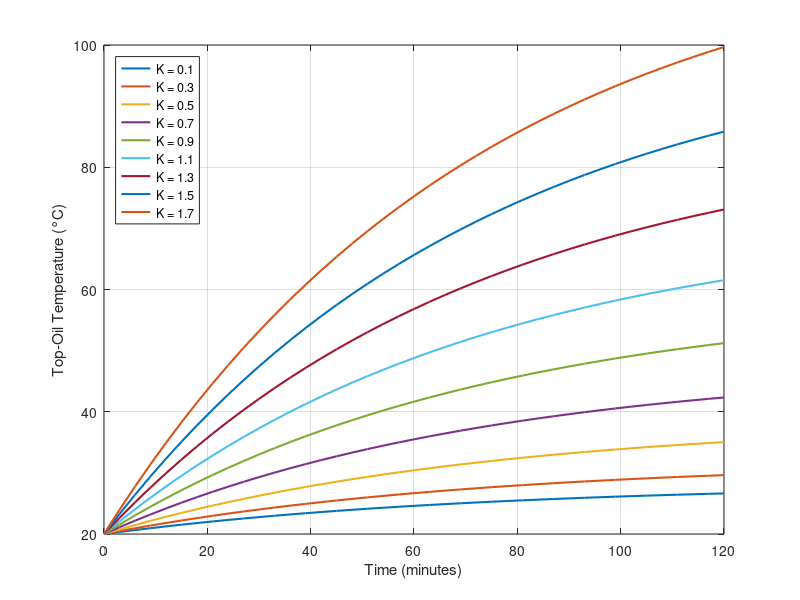

This chart was generated by the following MATLAB code:
clc; clear; close all;

% Constants
delta_theta_or = 45;     % Top-oil temperature rise at rated losses (°C)
tao_0 = 150;             % Oil time constant (minutes)
R = 8;                   % Ratio of load losses to no-load losses
x = 0.8;                 % Oil exponent
k11 = 0.5;               % Thermal model constant
Tambient = 20;           % Ambient temperature (°C)
Dt = 3;                  % Time step (minutes)

% Time setup
T_total = 120;                          % Total simulation time (minutes)
time = (0:Dt:T_total)';                 % Time vector (aligned with Dt)
time_steps = length(time);             % Number of simulation points

% Load factors to simulate
K_values_TOT = 0.1:0.2:1.7;             % Load factor range
num_cases_TOT = length(K_values_TOT);  % Number of simulations

% Storage for results
TOT_cases = NaN(time_steps, num_cases_TOT);  % Top-oil temperature for each K

% Main simulation loop
for case_num = 1:num_cases_TOT
    K = ones(time_steps, 1) * K_values_TOT(case_num);  % Constant load for each case
    TOT = NaN(time_steps, 1);
    
    % Initial condition (cold start)
    TOT(1) = 20;  % Start at ambient temperature
    
    for i = 2:time_steps
        D_theta_0 = (Dt / (k11 * tao_0)) * ...
            (((1 + K(i)^2 * R) / (1 + R))^x * delta_theta_or - (TOT(i-1) - Tambient));
        TOT(i) = TOT(i-1) + D_theta_0;
    end

    % Store in result matrix
    TOT_cases(:, case_num) = TOT;
end

% Plot Top-Oil Temperature for all K values
figure;
plot(time, TOT_cases, 'LineWidth', 1.5);
grid on;
xlabel('Time (minutes)');
ylabel('Top-Oil Temperature (°C)');
legend(arrayfun(@(k) sprintf('K = %.1f', k), K_values_TOT, 'UniformOutput', false), 'Location', 'northwest');
hold off;